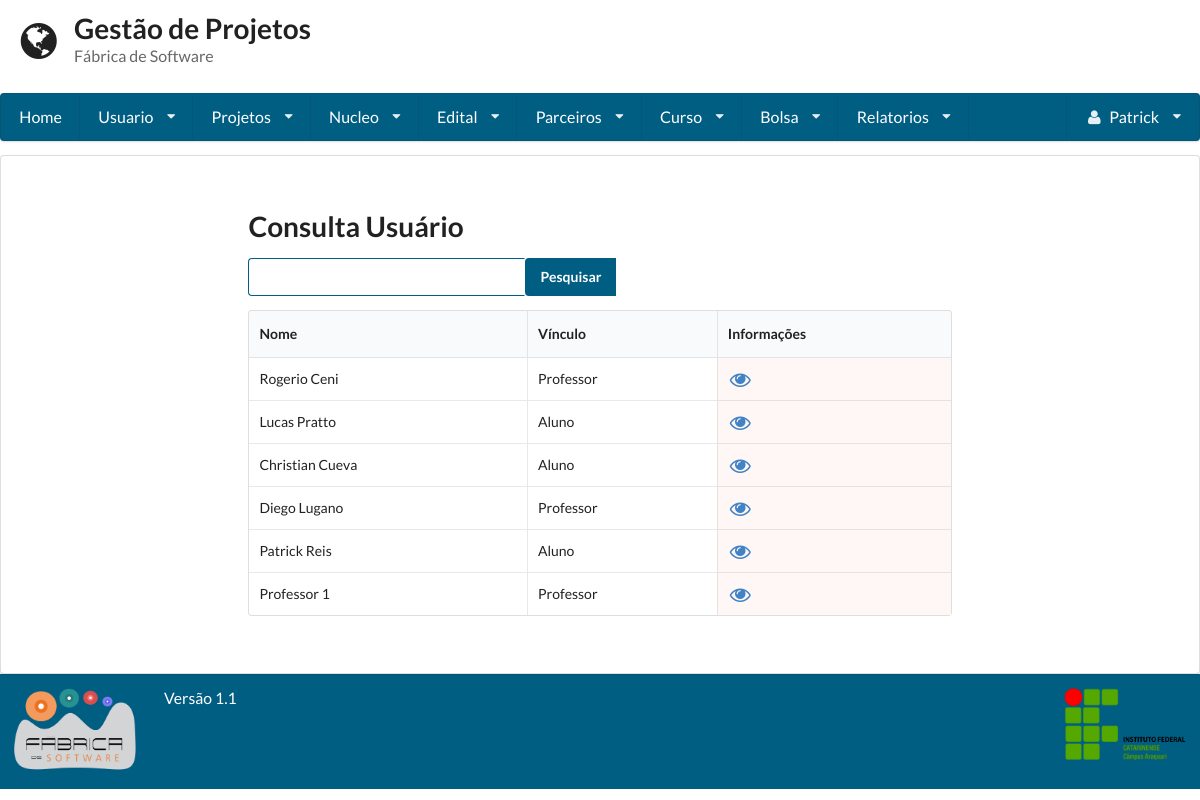
Page /consulta_usuario/ (signed in) on the earlier database version.
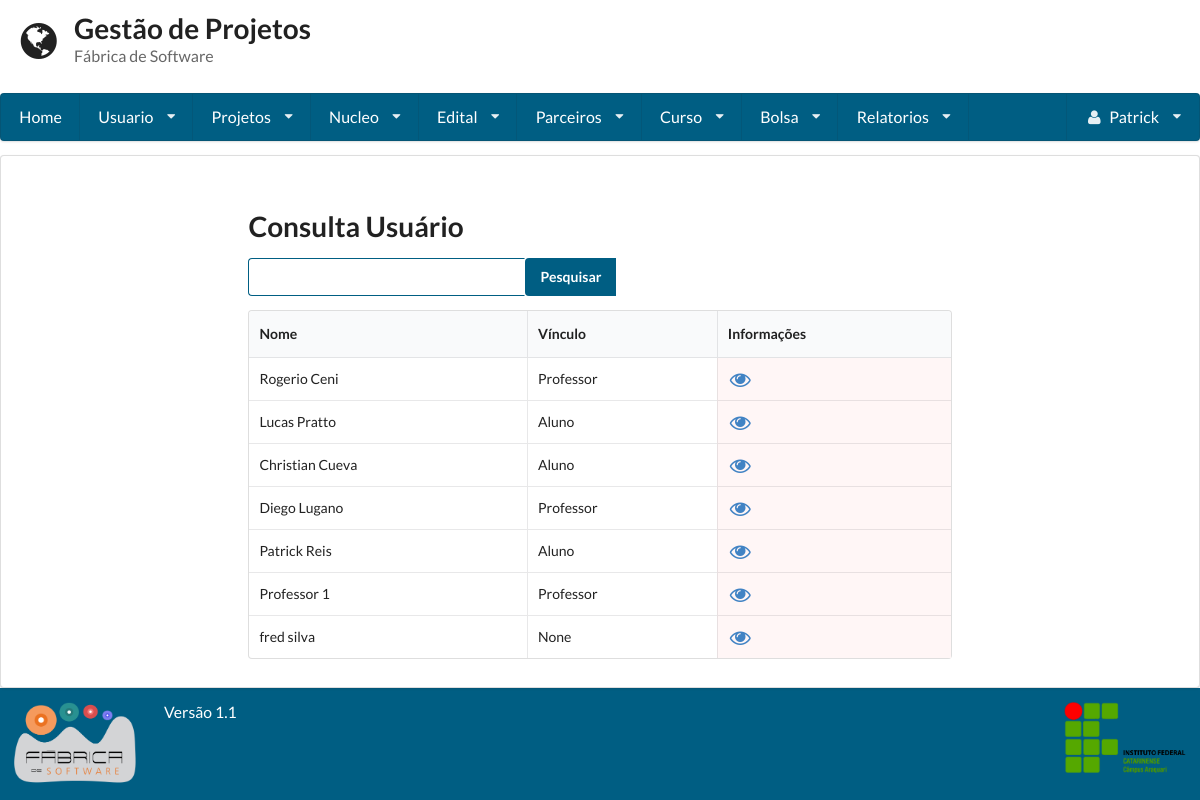
Same page on the later database version.
### gestaoapp/models/usuario.py (models this page shows, shortened)
class Usuario(User):
    PERIODO_CHOICES = (
        ('primeiro', '1° Semestre'),
        ('segundo', '2° Semestre'),
        ('terceiro', '3° Semestre'),
        ('quarto', '4° Semestre'),
        ('quinto', '5° Semestre'),
        ('sexto', '6° Semestre'),
        ('setimo', '7° Semestre'),
        ('oitavo', '8° Semestre'),
        ('nono', '9° Semestre'),
        ('decimo', '10° Semestre'),
    )
    VINCULO_CHOICES = (
        ('Aluno', 'Aluno'),
        ('Professor', 'Professor'),
    )
    periodo = models.CharField(
        max_length=255, null=True, blank=True,
        choices=PERIODO_CHOICES
    )
    vinculo_institucional = models.CharField(
        max_length=255, null=True, blank=True,
        choices=VINCULO_CHOICES)
    email_opcional = models.EmailField(max_length=254, null=True, blank=True)
    matricula = models.CharField(max_length=255, unique=True)
    foto = models.ImageField(upload_to='profile_images')
    carga_horaria = models.IntegerField(validators=[MaxValueValidator(100), MinValueValidator(1)])
    telefone1 = models.CharField(max_length=11)
    telefone2 = models.CharField(max_length=11, blank=True, null=True)
    curso = models.ForeignKey(Curso, null=True, blank=True)
    verificacao = models.CharField(max_length=255, null=True, blank=True, unique=True)
    lattes = models.URLField(null=True, blank=True)
    desc = models.TextField()
    super_adm = models.BooleanField(default=False)

### gestaoapp/views/usuario.py (the view, shortened to what this page needs)
# urls.py: url(r'^consulta_usuario/', ConsultaUsuario.as_view()),
class ConsultaUsuario(LoginRequiredMixin, View):
    template = 'usuario/consulta.html'
    def get(self, request):
        form = Busca()
        usuario = Usuario.objects.all()
        return render(request, self.template, {'usuarios': usuario, "form": form})

### gestaoapp/forms/busca.py
class Busca(forms.Form):
	nome = forms.CharField(label='Buscar', widget=forms.TextInput)

### gestaoapp/templates/usuario/consulta.html (shortened to what this page needs)
{% extends 'base.html' %}
{% block conteudo %}
    {% if user.is_superuser %}
        <form method='POST' action='/consulta_usuario/' class="ui form">
            <h1 class=" ui header">Consulta Usuário</h1>
            <div class="ui action input">
                {{ form.nome }}
                <input type="submit" value="Pesquisar" class='icon search'>
            </div>
        </form>
        <table class="ui celled table">
            <thead>
            <tr>
                <th>Nome</th>
                <th>Vínculo</th>
                <th>Informações</th>
            </tr>
            </thead>
            <tbody>
            {% for usuario in usuarios %}
                <tr>
                    <td>{{ usuario.first_name }} {{ usuario.last_name }}</td>
                    <td>{{ usuario.vinculo_institucional }}</td>
                    <td class="negative"><a href="../visualizar_usuario/{{ usuario.id }}"><i class="unhide large icon"></i></a></td>
                </tr>
            {% endfor %}
            </tbody>
        </table>
    {% endif %}
{% endblock %}

### gestaoapp/templates/base.html (shortened to what this page needs)
<!doctype html>
<head>
    {% load staticfiles %}
    <link rel="stylesheet" href="{% static 'semantic-2.1/dist/semantic.css' %}"/>
    <link rel="stylesheet" href="{% static 'base.css' %}"/>
</head>
<body class="cor-fundo">
<header class="cabecalho">
    <div class="ui grid">
        <div class="row">
            <div class='twelve wide column'>
                <h1 class="ui header">
                    <i class='ui icon world'></i>
                    <div class="ui content">
                        Gestão de Projetos
                        <p class="sub header">
                            Fábrica de Software
                        </p>
                    </div>
                </h1>
            </div>
        </div>
        {% if user.is_authenticated %}
            <div class="computer only row">
                <nav class="ui large menu stackable"><a class="item" href="/home">Home</a>
                    <div class="ui dropdown item">Usuario<i class="dropdown icon"></i>
                    </div>
                    <div class="ui dropdown item">Projetos<i class="dropdown icon"></i>
                    </div>
                    <div class="ui dropdown item">Nucleo<i class="dropdown icon"></i>
                    </div>
                    <div class="ui dropdown item">Edital<i class="dropdown icon"></i>
                    </div>
                    <div class="ui dropdown item">Parceiros<i class="dropdown icon"></i>
                    </div>
                    {% if user.is_superuser %}
                        <div class="ui dropdown item">Curso<i class="dropdown icon"></i>
                        </div>
                    {% endif %}
                    {% if user.is_superuser %}
                        <div class="ui dropdown item">Bolsa<i class="dropdown icon"></i>
                        </div>
                    {% endif %}
                    {% if user.is_superuser %}
                        <div class="ui dropdown item">Relatorios<i class="dropdown icon"></i>
                        </div>
                    {% endif %}
                    <div class="ui dropdown item right floated"><i class="user icon"></i>
                        {{ request.user.first_name }} <i class="dropdown icon"></i>
                    </div>
                </nav>
            </div>
        {% endif %}
    </div>
</header>
<article class="corpo ui segment cor-conteudo">
    <div class="ui grid">
        <div class="row">
            <div class="three wide column"></div>
            <div class="ten wide column">
                {% block conteudo %}
                {% endblock %}
            </div>
        </div>
    </div>
</article>
<footer class="ui grid rodape verde_escuro">
    <div class="two wide column">
        <img class="ui small image" src="{% static 'fabrica.png' %}">
    </div>
    <div class=" twelve wide column">
        <label class="centered"> Versão 1.1 </label>
    </div>
    <div class="two wide column">
        <img class="ui small image" src="{% static 'ifc2.png' %}">
    </div>
</footer>
</body>
</html>

### static/base.css (style rules this page uses)
.ui.grid { margin: 0 !important; padding: 0 !important; }
.cabecalho { min-height: 16% !important; color: #005e83 !important; }
.cabecalho .grid { margin: 0 !important; padding: 0 !important; }
.corpo { min-height: 64.9% !important; }
.rodape { min-height: 11% !important; }
article { margin: 0 !important; }
input.icon.search { background-color: #005e83 !important; color: #fff !important; font-weight: bold !important; }
.verde_escuro { background: #005e83 !important; color: #FFFFFF !important; }
.ui.menu { width: 100% !important; background-color: #005e83 !important; }
.ui.menu > .item { color: #FFF !important; }
label { font-size: 1.125em !important; }
input { border-color: #005E83 !important; }

Differences in the rows shown:
added Usuario: first_name "fred", last_name "silva", vinculo_institucional "None"
